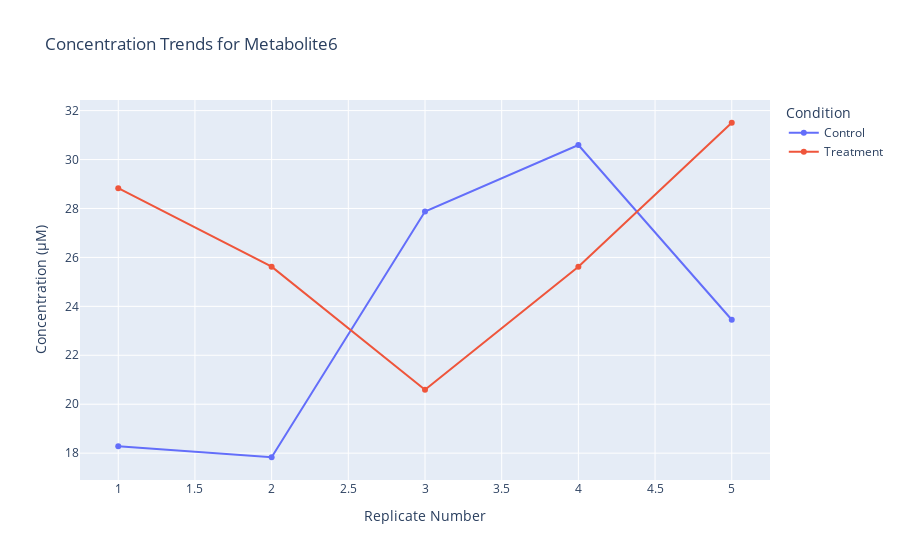

Notebook code cell kept with this figure:
### Code cell
def plot_metabolite_line_chart(df2, metabolite_name, output_file):
    #Creating interactive line plot showing concentration trends across replicates for a specific metabolite
    import plotly.express as px
    
    #Filtering data for the specific metabolite 
    metabolite_df = df2[df2['Metabolite'] == metabolite_name]
    
    #Creating line plot 
    fig = px.line(metabolite_df, 
                  x='Replicate', 
                  y='Concentration', 
                  color='Condition', 
                  markers=True,
                  title=f'Concentration Trends for {metabolite_name}',
                  labels={'Concentration': 'Concentration (µM)', 
                         'Replicate': 'Replicate Number'})
    
    fig.show()
    
    #Save as HTML file
    fig.write_html(output_file)
    print(f"Interactive plot saved as {output_file}")

available_metabolites = df2['Metabolite'].unique()
selected_metabolite = available_metabolites[5]  # Choose metabolite of choice
plot_metabolite_line_chart(df2, selected_metabolite, "metabolite_line_chart.html")

### Figure 1 — Plotly figure (JSON) as saved in the notebook; plotly's stock layout.template omitted (floating-point values rounded to 4 significant figures)
{"data": [{"hovertemplate": "Condition=Control<br>Replicate Number=%{x}<br>Concentration (µM)=%{y}<extra></extra>", "legendgroup": "Control", "line": {"color": "#636efa", "dash": "solid"}, "marker": {"symbol": "circle"}, "mode": "lines+markers", "name": "Control", "orientation": "v", "showlegend": true, "type": "scatter", "x": [1, 2, 3, 4, 5], "xaxis": "x", "y": [18.28, 17.83, 27.88, 30.59, 23.45], "yaxis": "y"}, {"hovertemplate": "Condition=Treatment<br>Replicate Number=%{x}<br>Concentration (µM)=%{y}<extra></extra>", "legendgroup": "Treatment", "line": {"color": "#EF553B", "dash": "solid"}, "marker": {"symbol": "circle"}, "mode": "lines+markers", "name": "Treatment", "orientation": "v", "showlegend": true, "type": "scatter", "x": [1, 2, 3, 4, 5], "xaxis": "x", "y": [28.83, 25.62, 20.59, 25.62, 31.5], "yaxis": "y"}], "layout": {"autosize": true, "legend": {"title": {"text": "Condition"}, "tracegroupgap": 0}, "title": {"text": "Concentration Trends for Metabolite6"}, "xaxis": {"anchor": "y", "autorange": true, "domain": [0, 1], "range": [0.7566, 5.243], "title": {"text": "Replicate Number"}, "type": "linear"}, "yaxis": {"anchor": "x", "autorange": true, "domain": [0, 1], "range": [16.7, 32.63], "title": {"text": "Concentration (µM)"}, "type": "linear"}}}
